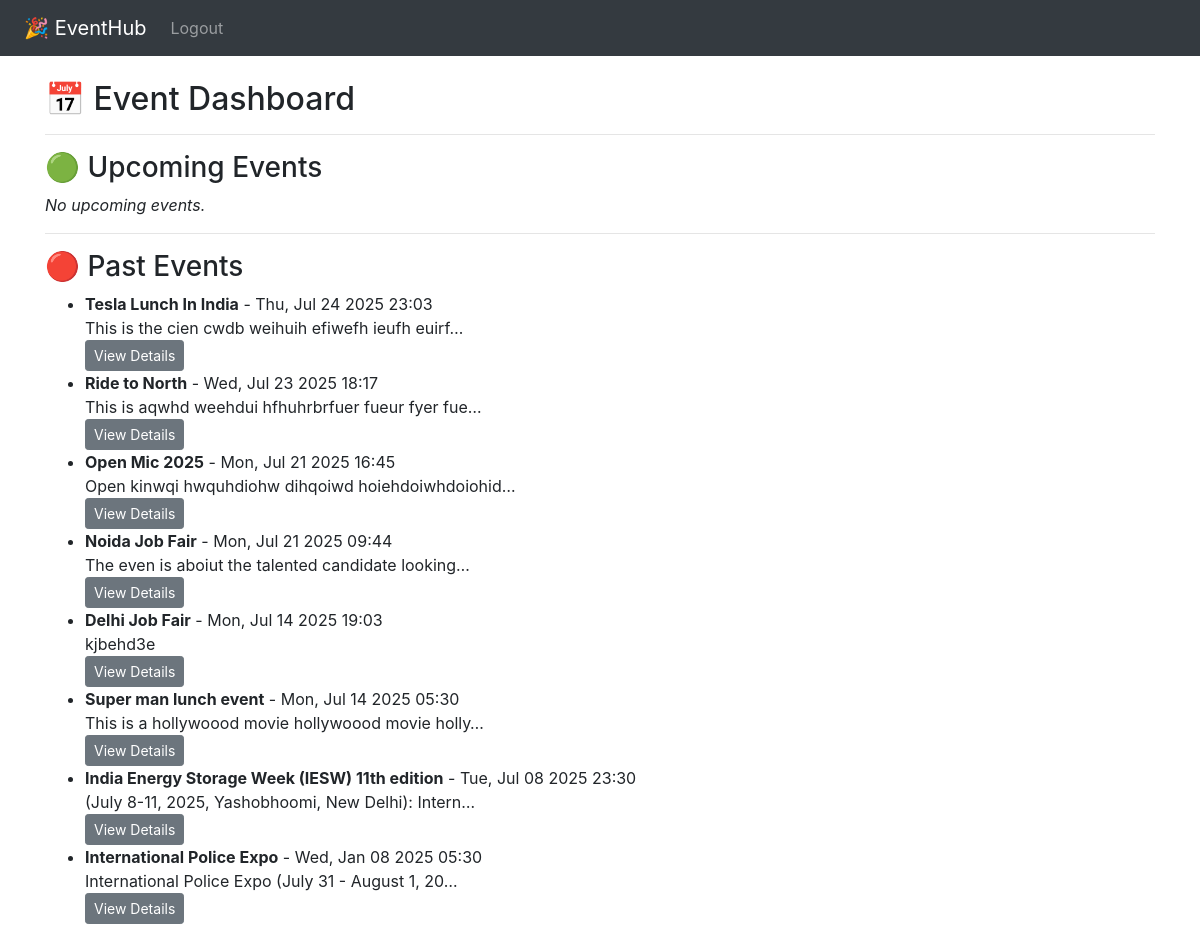
Screenshot of /event/ (signed in) with the database file from the repository.
### eventapp/models.py (models this page shows, shortened)
class Event(models.Model):
    title = models.CharField(max_length=100)
    date = models.DateTimeField()
    description = models.TextField()
    max_capacity = models.PositiveIntegerField(null=True, blank=True)

### eventapp/views.py (the view)
# urls.py: path('event/', views.event_list, name='event_list'),
@login_required
def event_list(request):
    if request.session.get('role') == 'EventManager':
        return redirect('event_manager_dashboard')
    now = timezone.localtime()
    upcoming_events = Event.objects.filter(date__gte=now).order_by('date')
    past_events = Event.objects.filter(date__lt=now).order_by('-date')
    upcoming_events, past_events = get_upcoming_and_past_events()
    return render(request, 'eventapp/event_list.html', {
        'upcoming_events': upcoming_events,
        'past_events': past_events,
    })

### utils/event_time.py (called while the page is built)
def get_upcoming_and_past_events():
    now = timezone.localtime()
    upcoming_events = []
    past_events = []
    for event in Event.objects.all().order_by('-date'):
        if event.date >= now:
            delta = event.date - now
            days = delta.days
            hours, remainder = divmod(delta.seconds, 3600)
            minutes = remainder // 60
            if days > 0:
                event.time_left = f"{days} day(s), {hours} hour(s)"
            elif hours > 0:
                event.time_left = f"{hours} hour(s), {minutes} min(s)"
            else:
                event.time_left = f"{minutes} min(s)"
            upcoming_events.append(event)
        else:
            past_events.append(event)
    return upcoming_events, past_events

### eventapp/templates/eventapp/event_list.html (shortened to what this page needs)
{% extends 'base.html' %}
{% block content %}
<h2>📅 Event Dashboard</h2>
<hr>
<h3>🟢 Upcoming Events</h3>
{% if upcoming_events %}
<ul>
  {% for event in upcoming_events %}
  <li>
    <strong>{{ event.title }}</strong> - {{ event.date|date:"D, M d Y H:i" }}<br>
    {{ event.description|truncatechars:30 }}<br>
    📅 Event in: <span class="countdown" data-event-time="{{ event.date|date:'c' }}"></span><br>
    <a href="{% url 'event_detail' event.id %}" class="btn  btn-secondary active">View Details</a>
    {% if request.session.role == 'Attendee' %}
    {% if event.max_capacity %}
        {% if event.is_full %}
            <a class="btn btn-sm btn-danger mt-2 disabled">Full</a>
        {% else %}
            <a href="{% url 'event_register' event.id %}" class="btn  btn-warning ">
                {{ event.seats_left }} Seats Left - Register
            </a>
        {% endif %}
      {% endif %}
    <a href="{% url 'event_register' event.id %}" class="btn  btn-success active">Register</a>
    {% endif %}
    {% if request.session.role == 'EventManager' %}
    <a href="{% url 'event_delete' event.id %}" class="btn  btn-danger active">Delete</a>
    <a href="{% url 'export_event_csv' event.id %}" class="btn  btn-info active">Download Attendes List</a>
    {% endif %}
  </li>
  {% endfor %}
</ul>
{% else %}
<p><em>No upcoming events.</em></p>
{% endif %}
<hr>
<h3>🔴 Past Events</h3>
{% if past_events %}
<ul>
  {% for event in past_events %}
  <li>
    <strong>{{ event.title }}</strong> - {{ event.date|date:"D, M d Y H:i" }}<br>
    {{ event.description|truncatechars:50 }}<br>
    <a href="{% url 'event_detail' event.id %}" class="btn btn-sm btn-secondary">View Details</a>
  </li>
  {% endfor %}
</ul>
{% else %}
<p><em>No past events yet.</em></p>
{% endif %}
{% endblock %}

### rows the page displays
Event: title "Tesla Lunch In India", date "Thu, Jul 24 2025 23:03", description "This is the cien cwdb weihuih efiwefh ieufh euirf…"
Event: title "Ride to North", date "Wed, Jul 23 2025 18:17", description "This is aqwhd weehdui hfhuhrbrfuer fueur fyer fue…"
Event: title "Open Mic 2025", date "Mon, Jul 21 2025 16:45", description "Open kinwqi hwquhdiohw dihqoiwd hoiehdoiwhdoiohid…"
Event: title "Noida Job Fair", date "Mon, Jul 21 2025 09:44", description "The even is aboiut the talented candidate looking…"
Event: title "Delhi Job Fair", date "Mon, Jul 14 2025 19:03", description "kjbehd3e"
Event: title "Super man lunch event", date "Mon, Jul 14 2025 05:30", description "This is a hollywoood movie hollywoood movie holly…"
Event: title "India Energy Storage Week (IESW) 11th edition", date "Tue, Jul 08 2025 23:30", description "(July 8-11, 2025, Yashobhoomi, New Delhi): Intern…"
Event: title "International Police Expo", date "Wed, Jan 08 2025 05:30", description "International Police Expo (July 31 - August 1, 20…"
